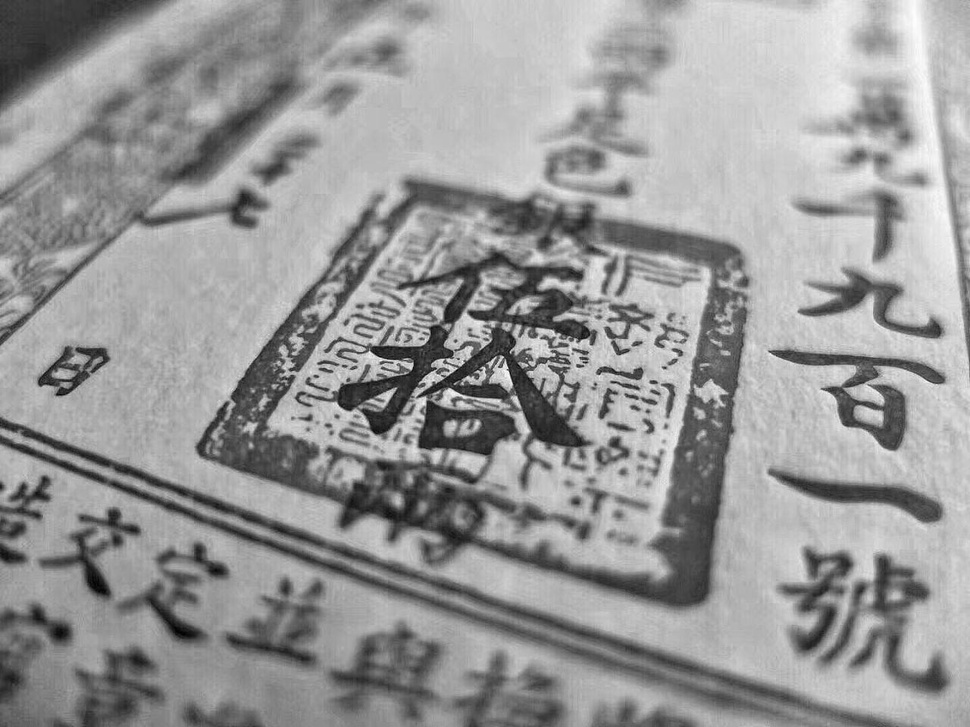
%> input picture cv_matlab/character.jpg, 970 x 727 px, shrunk from 1280 x 960 before the run
$ octave --eval "result = myHisteq(imread('character.jpg'));"   (GNU Octave 9; MATLAB toolbox functions it lacks are replaced by stand-ins)
%> lines starting %> are read from the running program, lines starting %| are printed output that depends on the picture
function [dst, hist_map] = myHisteq(src)
%myHisteq 自定义的直方均衡法
%   目标分布为平均分布
% 输入src: 原图
% 输出dst: 均衡化后的图，hist_map: src与dst之间的像素映射关系
% hist_map(1)表示的是原图的灰度取值集合，hist_map(2)表示的是均衡化后的图的灰度取值集合
if(size(src, 3) == 3)
    src = im2double(rgb2gray(src));
else
    src = im2double(src);
end
% 获得flag的行数列数便于计算
% reshape将src转化为行向量便于用hist
% 或者使用flag = flag(:)'
[r c] = size(src);
%> r = 727; c = 970
% 获得所有可能的灰度值集合
range = (0:255)./256;
src = reshape(src, 1, r*c);
% 使用hist方法获得src中的元素分布，count记录频数，elem对应灰度，皆为行向量
[counts, elems] = hist(src, unique(src));
%> counts = 254 values, max 8915 at index 193, min 2 at index 254, mean 2776.3; elems = 254 values from 0.00392 to 0.996
hist_map = [elems; counts]';
%> hist_map = 254 rows, first 12: [0.00392 5; 0.00784 5; 0.0118 10; 0.0157 6; 0.0196 7; 0.0235 7; 0.0275 20; 0.0314 14; 0.0353 16; 0.0392 12; 0.0431 21; 0.0471 20]
% 基于第一列中的元素升序排序
hist_map = sortrows(hist_map);
% 频率累计和
sum_old = 0;
to_grays = []; % 记录映射后的灰度列表
for i = 1:length(hist_map)
    elem = hist_map(i,1);
    count = hist_map(i,2);
    sum_old = sum_old + count/sum(hist_map(:, 2));
    temp = find( range < sum_old  );
    %     获得映射后的像素
    to_grays(end + 1) = range(temp(end));
end
%> this loop made 254 passes
%> (elem, count, sum_old, temp) on passes 1 to 3: (0.00392, 5, 7.09e-06, 1), (0.00784, 5, 1.42e-05, 1), (0.0118, 10, 2.84e-05, 1)
%> after the loop, sum_old = 1; to_grays = 254 values from 0 to 0.996
map = [elems; to_grays]'; % 获得映射关系
%> map = 254 rows, first 12: [0.00392 0; 0.00784 0; 0.0118 0; 0.0157 0; 0.0196 0; 0.0235 0; 0.0275 0; 0.0314 0; 0.0353 0; 0.0392 0; 0.0431 0; 0.0471 0]
for i = 1:length(elems)
    src(find(src == elems(i))) = to_grays(i);
end
% 灰度映射表
dst = reshape(src, r, c);
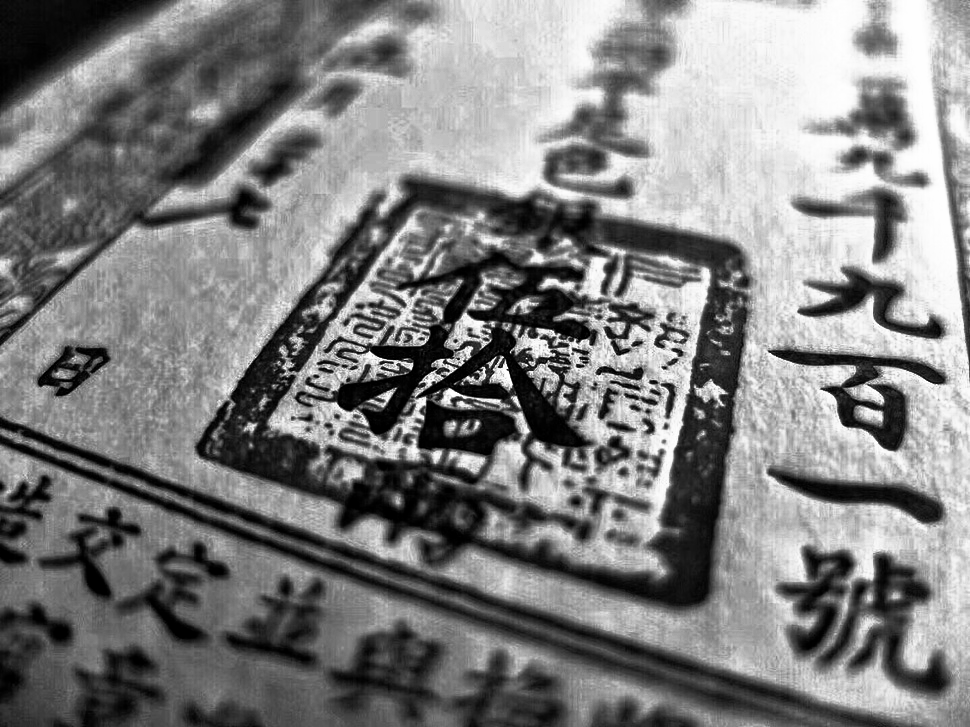
%> dst: size 727x970 double; min 0, max 0.996, mean 0.501
end

$ run again, on cv_matlab/chicken_bone.jpg
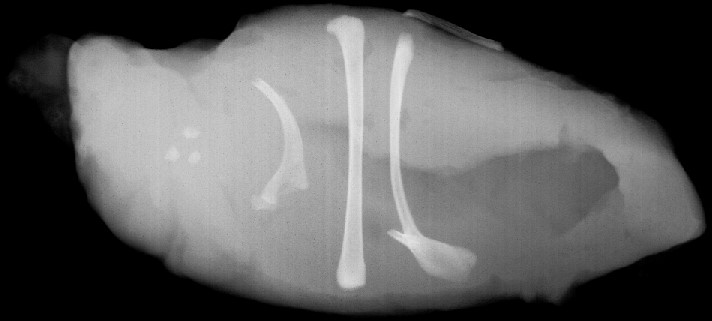
%> input picture cv_matlab/chicken_bone.jpg, 712 x 321 px
%> counts = 233 values, max 71537 at index 1, min 2 at index 233, mean 980.9; elems = 233 values from 0 to 0.91
%> hist_map = 233 rows, first 12: [0 71537; 0.00392 1632; 0.00784 721; 0.0118 398; 0.0157 294; 0.0196 293; 0.0235 248; 0.0275 234; 0.0314 204; 0.0353 228; 0.0392 252; 0.0431 237]
%> the loop in myHisteq, `for i = 1:length(hist_map)` made 233 passes
%> (elem, count, sum_old) on passes 1 to 3: (0, 71537, 0.313), (0.00392, 1632, 0.32), (0.00784, 721, 0.323)
%> after the loop in myHisteq, `for i = 1:length(hist_map)`: sum_old = 1; to_grays = 233 values from 0.312 to 0.996
%> map = 233 rows, first 12: [0 0.312; 0.00392 0.316; 0.00784 0.32; 0.0118 0.324; 0.0157 0.324; 0.0196 0.324; 0.0235 0.328; 0.0275 0.328; 0.0314 0.328; 0.0353 0.328; 0.0392 0.332; 0.0431 0.332]
%> in myHisteq, `dst = reshape(src, r, c);`:
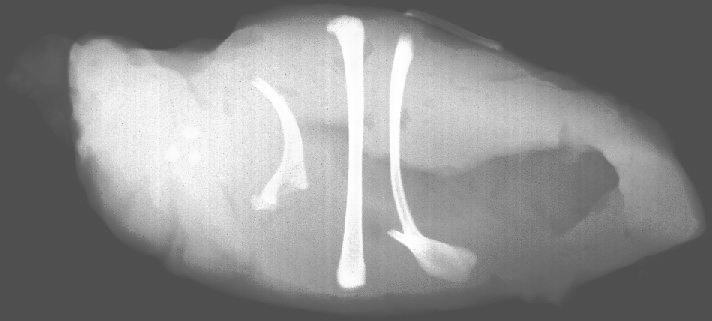
%> dst: size 321x712 double; min 0.312, max 0.996, mean 0.549
